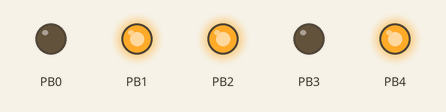
Bench run of a sketch on a simulated ATtiny85, built with avr-gcc and run on an emulated ATtiny85. On the bench: output pins drawn as LEDs (lit = HIGH). Random numbers use the default seed unless the sketch sets one. At 4.8 s the program stops and its outputs stay as they are.

Above: at 1.0 s.
At 1.47 s:
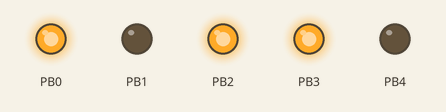
At 2.25 s:
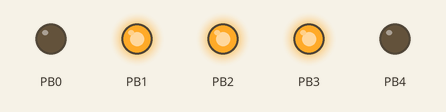
At 2.6 s:
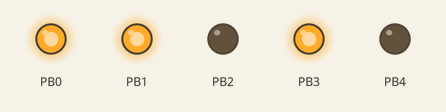
Timing chart, 0 to 4.1 s (numbered marks = the images above):
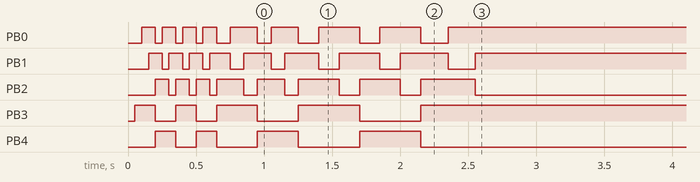

The sketch:

d6_source_code_-_arduino.ino
```cpp
//D6 Soldering Kit
//Version 1.3, Dec 2020
//Designed by: Jim Heaney
//CC-BY-SA-NC 4.0

//Designed to be run on AtTiny 45 or AtTiny 85

int result = 0;
long seed = 0;

int dt = 50;

void setup() {
  // put your setup code here, to run once:

  //Temporarily read the floating voltage on one of the pins
  pinMode(2, INPUT);

  //Get Seed
  seed = analogRead(2);

  //Seed RNG
  randomSeed(seed);

  //Determine Random Number
  result = random(1,7);

  //Set pins as outputs
  pinMode(0, OUTPUT);
  pinMode(1, OUTPUT);
  pinMode(2, OUTPUT);
  pinMode(3, OUTPUT);
  pinMode(4, OUTPUT);

}

void loop() {
  // put your main code here, to run repeatedly:

  //Starting Code:
  delay(50);
  cycle(2);
  dt = dt + 50;
  cycle(1);
  dt = dt + 50;
  cycle(1);


  //Count to and hold the final number
    digitalWrite(3, HIGH);
    digitalWrite(0, LOW);
    delay(200);
    if (result == 1){
      finish();
    }
    digitalWrite(0, HIGH);
    digitalWrite(1, LOW);
    delay(200);
    if (result == 2){
      finish();
    }
    digitalWrite(1, HIGH);
    digitalWrite(2, LOW);
    delay(200);
    if (result == 3){
      finish();
    }
    digitalWrite(2, HIGH);
    digitalWrite(3, LOW);
    digitalWrite(4, HIGH);
    digitalWrite(0, LOW);
    delay(200);
    if (result == 4){
      finish();
    }
    digitalWrite(0, HIGH);
    digitalWrite(1, LOW);
    delay(200);
    if (result == 5){
      finish();
    }
    digitalWrite(1, HIGH);
    digitalWrite(2, LOW);
    delay(200);
    if (result == 6){
      finish();
    }
    digitalWrite(2, HIGH);
    digitalWrite(4, LOW);

}

void finish() {
  //Pretty much do nothing but keep the LED on.
  while (1 == 1){
    delay(1000);
  }
}
void cycle(int x){
  //Scroll through all the LEDs, delaying between them.
  for(int i = 0; i < x; i++){
    digitalWrite(3, HIGH);
    digitalWrite(0, LOW);
    delay(dt);
    digitalWrite(0, HIGH);
    digitalWrite(1, LOW);
    delay(dt);
    digitalWrite(1, HIGH);
    digitalWrite(2, LOW);
    delay(dt);
    digitalWrite(2, HIGH);
    digitalWrite(3, LOW);
    digitalWrite(4, HIGH);
    digitalWrite(0, LOW);
    delay(dt);
    digitalWrite(0, HIGH);
    digitalWrite(1, LOW);
    delay(dt);
    digitalWrite(1, HIGH);
    digitalWrite(2, LOW);
    delay(dt);
    digitalWrite(2, HIGH);
    digitalWrite(4, LOW);
  }
}
```

Measured:
- by itself, PB3: LOW → HIGH at 0.05 s, → LOW 0.15 s later, → HIGH 0.15 s later, → LOW 0.15 s later, … (9 changes in this stretch)
- by itself, PB4: LOW → HIGH at 0.20 s, → LOW 0.15 s later, → HIGH 0.15 s later, → LOW 0.15 s later, … (8 changes in this stretch)
